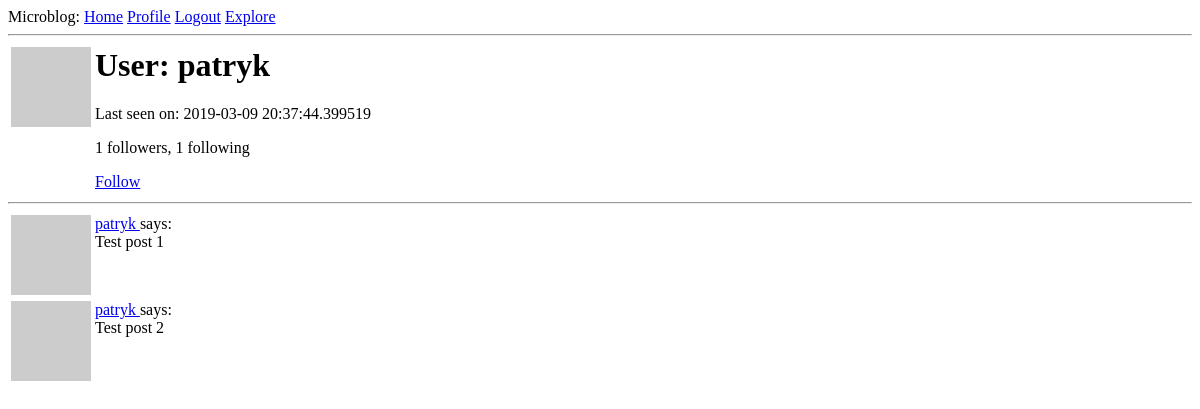
Before: /user/patryk (signed in) with the older database file.
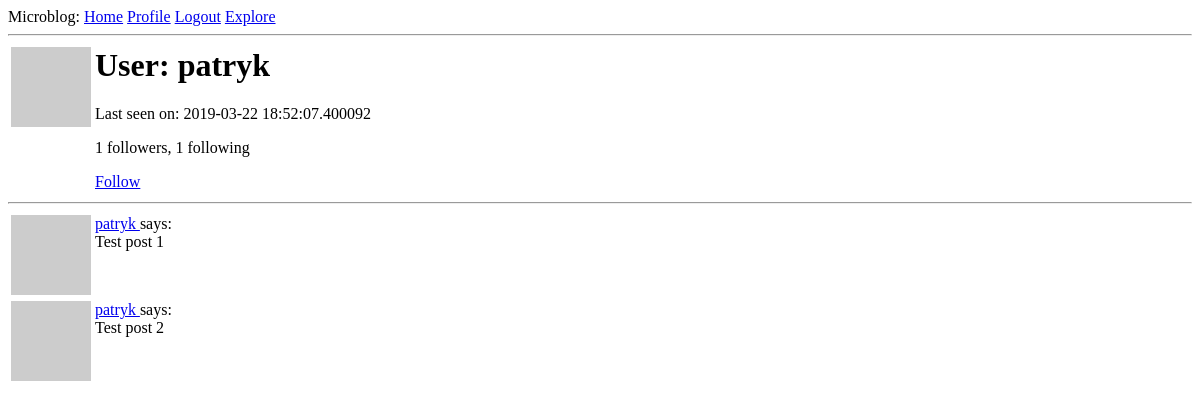
After: the same page with the newer database file.
### app/models.py (models this page shows, shortened)
class User(db.Model, UserMixin):
    id = db.Column(db.Integer, primary_key=True)
    username = db.Column(db.String(64), index=True, unique=True)
    email = db.Column(db.String(120), index=True, unique=True)
    password_hash = db.Column(db.String(128))
    posts = db.relationship('Post', backref='author', lazy='dynamic')
    about_me = db.Column(db.String(140))
    last_seen = db.Column(db.DateTime, default=datetime.utcnow)
    followed = db.relationship(
        'User', secondary=followers,
        primaryjoin=(followers.c.follower_id == id),
        secondaryjoin=(followers.c.followed_id == id),
        backref=db.backref('followers', lazy='dynamic'), lazy='dynamic') # user1.follow(user2) -->  user2.followers()
    def avatar(self, size):
        digest = md5(self.email.lower().encode('utf-8')).hexdigest()
        return 'https://www.gravatar.com/avatar/{}?d=identicon&s={}'.format(digest, size)
    def is_following(self, user):
        return self.followed.filter(
            followers.c.followed_id == user.id).count() > 0

### app/routes.py (the view)
@app.route('/user/<username>')  # Dynamic component
@login_required
def user(username):
    user = User.query.filter_by(username=username).first_or_404() # returns a db object
    posts = [
        {'author': user, 'body': "Test post 1"},
        {'author': user, 'body': "Test post 2"}
    ]
    return render_template('user.html', title='User', posts=posts, user=user)

### app/models.py (called while the page is built)
@login.user_loader  # callback for current_user
def load_user(id):
    return User.query.get(int(id))  # puts the user in db session, gets it by primary key

### app/routes.py (called while the page is built)
@app.before_request
def before_request():
    if current_user.is_authenticated:
        current_user.last_seen = datetime.utcnow()
        db.session.commit()

### app/Templates/user.html (shortened to what this page needs)
{% extends 'base.html' %}
{% block content %}
    <table>
        <tr valign="top">
            <td><img src="{{ user.avatar(100) }}"></td>
            <td>
                <h1>User: {{ user.username }}</h1>
                {% if user.last_seen %}<p>Last seen on: {{ user.last_seen }}</p>{% endif %}
                <p>{{ user.followers.count() }} followers, {{ user.followed.count() }} following</p>
                {% if user == current_user %}
                    <p><a href="{{ url_for('edit_profile') }}">Edit your profile</a> </p>
                {% elif not current_user.is_following(user) %}
                <p><a href="{{ url_for('follow', username = user.username) }}">Follow</a></p>
                {% else %}
                <p><a href="{{ url_for('unfollow', username = user.username) }}">Unfollow</a></p>
                {% endif %}
            </td>
        </tr>
    </table>
    <hr>
    {% for post in posts %}
        {% include '_post.html' %}
    {% endfor %}
{% endblock %}

### app/Templates/base.html (shortened to what this page needs)
<html>
    <head>
    </head>
    <body>
        <div>
            Microblog:
            <a href="{{ url_for('index') }}">Home</a>
            {% if not current_user.is_authenticated %}
                <a href="{{ url_for('login') }}">Login</a>
            {% else %}
                <a href="{{ url_for('user', username=current_user.username) }}">Profile</a>
                <a href="{{ url_for('logout') }}">Logout</a>
                <a href="{{ url_for('explore') }}">Explore</a>
            {% endif %}
        </div>
        <hr>
        {% block content %}{% endblock %}
    </body>
</html>

### app/Templates/_post.html (shortened to what this page needs)
<table>
    <tr valign="top">
        <td><img src="{{ post.author.avatar(36) }}"></td>
        <td>
            <a href="{{ url_for('user', username=post.author.username) }}">
                {{ post.author.username }}
            </a>
             says: <br>{{ post.body }}
        </td>
    </tr>
</table>

Changed rows visible on the page:
changed User "patryk": last_seen "2019-03-09 20:37:44.399519" → "2019-03-22 18:52:07.400092"
